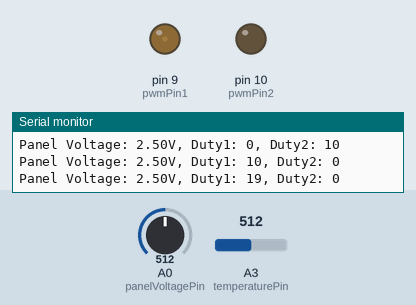
Bench run of a sketch on a simulated Arduino Uno, built with avr-gcc and run on an emulated ATmega328P. On the bench: output pins drawn as LEDs (lit = HIGH), the last lines printed to the serial monitor. The inputs (shaded band) are chosen by the test bench; at power-on: A0 (panelVoltagePin) = 512, A3 (temperaturePin) = 512.

Above: at 1.8 s.
1.9 s: A0 (panelVoltagePin) set to 306
At 4.25 s:
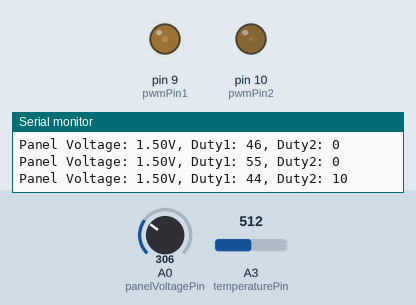
5.0 s: A0 (panelVoltagePin) set to 511
At 9.25 s:
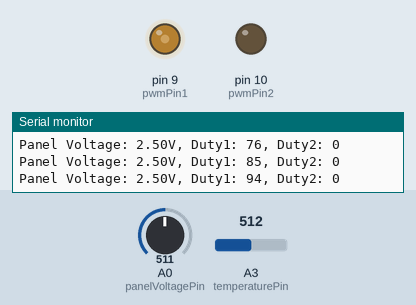
17.4 s: A0 (panelVoltagePin) set to 716
At 18.25 s:
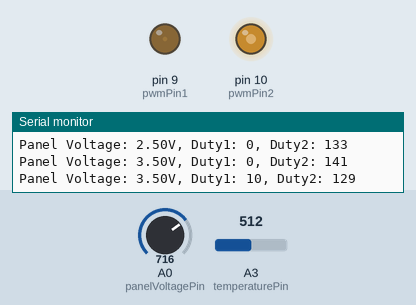
Timing chart, 0 to 34.0 s (numbered marks = the images above; inputs shaded):
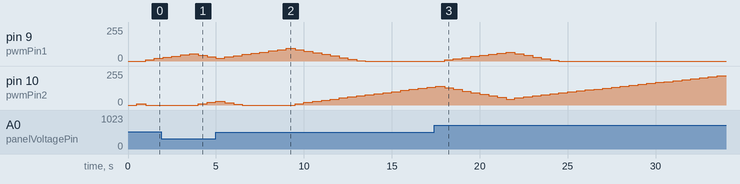

The sketch:

infer0a.ino
```cpp
#include <Arduino.h>

// Pin definitions
const int pwmPin1 = 9;
const int pwmPin2 = 10;
const int panelVoltagePin = A0;
const int outputVoltagePin1 = A1;
const int outputVoltagePin2 = A2;
const int temperaturePin = A3;

// System parameters
float panelVoc = 0.0;
float targetPanelVoltage = 0.0;
const float panelVoltageTargetRatio = 0.80;
const float tempCoefficient = -0.003;
const float movingAvgWeight = 0.1;

// PWM control parameters
int dutyCycle1 = 0;
int dutyCycle2 = 0;
const int maxDuty = 255;
const float pidKp = 1.2, pidKi = 0.05, pidKd = 0.02;

// MPPT variables
float previousPower = 0.0;
float previousVoltage = 0.0;
float previousDutyCycle = 0.0;
float integralError = 0.0;
float lastError = 0.0;

// Moving average filter variables
float voltageBuffer[10] = {0};
int bufferIndex = 0;
float filteredVoltage = 0;

// Adaptive weighting factors
float weight_dVdD = 0.5;
float weight_vocTrend = 0.3;
float weight_tempComp = 0.2;

// Timing
unsigned long lastUpdate = 0;
const unsigned long updateInterval = 500;

// Function to read voltage
float readVoltage(int pin) {
  return analogRead(pin) * (5.0 / 1023.0);
}

// Function to estimate temperature in Celsius
float readTemperature() {
  return (readVoltage(temperaturePin) - 0.5) * 100.0;
}

// Moving average filter for voltage smoothing
float movingAverageFilter(float newValue) {
  voltageBuffer[bufferIndex] = newValue;
  bufferIndex = (bufferIndex + 1) % 10;

  float sum = 0.0;
  for (int i = 0; i < 10; i++) {
    sum += voltageBuffer[i];
  }
  return sum / 10.0;
}

// Dynamic adaptive weighting system
void updateWeightingFactors(float panelVoltage) {
  if (panelVoltage < (panelVoc * 0.7)) {
    weight_dVdD = 0.7;
    weight_vocTrend = 0.2;
    weight_tempComp = 0.1;
  } else {
    weight_dVdD = 0.5;
    weight_vocTrend = 0.3;
    weight_tempComp = 0.2;
  }
}

// Estimate current using multiple weighted methods
float estimateCurrent(float currentVoltage, float dutyCycle) {
  float dVdD = (previousVoltage - currentVoltage) / (previousDutyCycle - dutyCycle);
  float vocTrend = (panelVoc - currentVoltage) / panelVoc;
  float tempEffect = (readTemperature() - 25.0) * tempCoefficient * panelVoc;

  return (dVdD * weight_dVdD) + (vocTrend * weight_vocTrend) + (tempEffect * weight_tempComp);
}

// Peak detection with decay for Voc tracking
void updateVoc(float panelVoltage) {
  if (panelVoltage > panelVoc) {
    panelVoc = panelVoltage;
  } else {
    panelVoc *= 0.999;
  }
  targetPanelVoltage = panelVoc * panelVoltageTargetRatio;
}

// PID control for adaptive duty cycle
void adjustPWM_PID(float error) {
  integralError += error;
  float derivative = error - lastError;
  float output = (pidKp * error) + (pidKi * integralError) + (pidKd * derivative);

  dutyCycle1 = constrain(dutyCycle1 + output, 0, maxDuty);
  dutyCycle2 = constrain(dutyCycle2 + output, 0, maxDuty);

  lastError = error;
}

// Load balancing algorithm
void balanceLoad(float inferredCurrent) {
  if (inferredCurrent > 2.0) {  // Assume 2A threshold for rebalancing
    dutyCycle1 = constrain(dutyCycle1 + 10, 0, maxDuty);
    dutyCycle2 = constrain(dutyCycle2 - 10, 0, maxDuty);
  } else {
    dutyCycle1 = constrain(dutyCycle1 - 10, 0, maxDuty);
    dutyCycle2 = constrain(dutyCycle2 + 10, 0, maxDuty);
  }
}

// Energy efficiency mode
void enterLowPowerMode(float panelVoltage) {
  if (panelVoltage < (panelVoc * 0.5)) {
    dutyCycle1 = 0;
    dutyCycle2 = 0;
  }
}

// Main control logic
void controlSystem(float panelVoltage) {
  float filteredPanelVoltage = movingAverageFilter(panelVoltage);

  updateVoc(filteredPanelVoltage);
  updateWeightingFactors(filteredPanelVoltage);

  float inferredCurrent = estimateCurrent(filteredPanelVoltage, dutyCycle1 + dutyCycle2);
  float voltageError = targetPanelVoltage - filteredPanelVoltage;

  adjustPWM_PID(voltageError);
  balanceLoad(inferredCurrent);
  enterLowPowerMode(filteredPanelVoltage);

  analogWrite(pwmPin1, dutyCycle1);
  analogWrite(pwmPin2, dutyCycle2);
}

void setup() {
  pinMode(pwmPin1, OUTPUT);
  pinMode(pwmPin2, OUTPUT);
  Serial.begin(9600);
}

void loop() {
  unsigned long currentTime = millis();
  if (currentTime - lastUpdate >= updateInterval) {
    lastUpdate = currentTime;

    float panelVoltage = readVoltage(panelVoltagePin);
    controlSystem(panelVoltage);

    Serial.print("Panel Voltage: "); Serial.print(panelVoltage);
    Serial.print("V, Duty1: "); Serial.print(dutyCycle1);
    Serial.print(", Duty2: "); Serial.println(dutyCycle2);

    previousVoltage = panelVoltage;
    previousDutyCycle = dutyCycle1 + dutyCycle2;
  }
}
```

Measured:
- after the input at 1.9 s, pin 10 (pwmPin2): 0/255 → 10/255 after 2.1 s, → 19/255 0.50 s later
- after the input at 17.4 s, pin 9 (pwmPin1): rises from 0/255 to 66/255 in 3.5 s, then falls to 0/255 in 3.0 s
